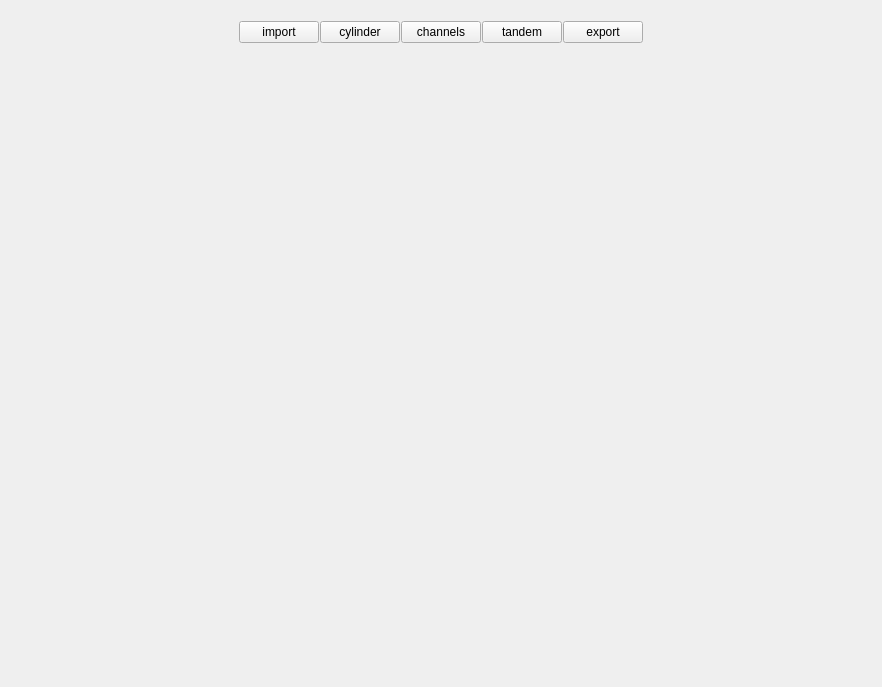
<?xml version="1.0" encoding="UTF-8"?>
<ui version="4.0">
 <class>MainWindow</class>
 <widget class="QMainWindow" name="MainWindow">
  <property name="geometry">
   <rect>
    <x>0</x>
    <y>0</y>
    <width>882</width>
    <height>687</height>
   </rect>
  </property>
  <property name="windowTitle">
   <string>brachify</string>
  </property>
  <widget class="QWidget" name="centralwidget">
   <layout class="QVBoxLayout" name="verticalLayout_5">
    <property name="leftMargin">
     <number>0</number>
    </property>
    <property name="topMargin">
     <number>0</number>
    </property>
    <property name="rightMargin">
     <number>0</number>
    </property>
    <property name="bottomMargin">
     <number>0</number>
    </property>
    <item>
     <widget class="QWidget" name="top_menu_bar" native="true">
      <property name="minimumSize">
       <size>
        <width>0</width>
        <height>64</height>
       </size>
      </property>
      <property name="maximumSize">
       <size>
        <width>16777215</width>
        <height>64</height>
       </size>
      </property>
      <layout class="QHBoxLayout" name="horizontalLayout">
       <property name="spacing">
        <number>1</number>
       </property>
       <property name="leftMargin">
        <number>0</number>
       </property>
       <property name="topMargin">
        <number>0</number>
       </property>
       <property name="rightMargin">
        <number>0</number>
       </property>
       <property name="bottomMargin">
        <number>0</number>
       </property>
       <item>
        <spacer name="horizontalSpacer">
         <property name="orientation">
          <enum>Qt::Horizontal</enum>
         </property>
         <property name="sizeHint" stdset="0">
          <size>
           <width>40</width>
           <height>20</height>
          </size>
         </property>
        </spacer>
       </item>
       <item>
        <widget class="QPushButton" name="btn_import_view">
         <property name="minimumSize">
          <size>
           <width>80</width>
           <height>0</height>
          </size>
         </property>
         <property name="maximumSize">
          <size>
           <width>80</width>
           <height>16777215</height>
          </size>
         </property>
         <property name="text">
          <string>import</string>
         </property>
        </widget>
       </item>
       <item>
        <widget class="QPushButton" name="btn_cylinder_view">
         <property name="text">
          <string>cylinder</string>
         </property>
        </widget>
       </item>
       <item>
        <widget class="QPushButton" name="btn_channels_view">
         <property name="minimumSize">
          <size>
           <width>80</width>
           <height>0</height>
          </size>
         </property>
         <property name="maximumSize">
          <size>
           <width>80</width>
           <height>16777215</height>
          </size>
         </property>
         <property name="text">
          <string>channels</string>
         </property>
        </widget>
       </item>
       <item>
        <widget class="QPushButton" name="btn_tandem_view">
         <property name="text">
          <string>tandem</string>
         </property>
        </widget>
       </item>
       <item>
        <widget class="QPushButton" name="btn_export_view">
         <property name="text">
          <string>export</string>
         </property>
        </widget>
       </item>
       <item>
        <spacer name="horizontalSpacer_2">
         <property name="orientation">
          <enum>Qt::Horizontal</enum>
         </property>
         <property name="sizeHint" stdset="0">
          <size>
           <width>40</width>
           <height>20</height>
          </size>
         </property>
        </spacer>
       </item>
      </layout>
     </widget>
    </item>
    <item>
     <widget class="QWidget" name="bodywidget" native="true">
      <layout class="QHBoxLayout" name="horizontalLayout_2">
       <property name="spacing">
        <number>0</number>
       </property>
       <property name="leftMargin">
        <number>0</number>
       </property>
       <property name="topMargin">
        <number>0</number>
       </property>
       <property name="rightMargin">
        <number>0</number>
       </property>
       <property name="bottomMargin">
        <number>0</number>
       </property>
       <item>
        <widget class="QWidget" name="left_menu_bar" native="true">
         <property name="minimumSize">
          <size>
           <width>250</width>
           <height>0</height>
          </size>
         </property>
         <property name="maximumSize">
          <size>
           <width>260</width>
           <height>16777215</height>
          </size>
         </property>
         <layout class="QVBoxLayout" name="verticalLayout_2">
          <property name="leftMargin">
           <number>0</number>
          </property>
          <property name="topMargin">
           <number>0</number>
          </property>
          <property name="rightMargin">
           <number>0</number>
          </property>
          <property name="bottomMargin">
           <number>0</number>
          </property>
          <item>
           <widget class="QStackedWidget" name="viewswidget">
            <property name="currentIndex">
             <number>0</number>
            </property>
            <widget class="QWidget" name="page_import">
             <layout class="QVBoxLayout" name="verticalLayout_7">
              <property name="spacing">
               <number>0</number>
              </property>
              <property name="leftMargin">
               <number>4</number>
              </property>
              <property name="topMargin">
               <number>4</number>
              </property>
              <property name="rightMargin">
               <number>4</number>
              </property>
              <property name="bottomMargin">
               <number>4</number>
              </property>
             </layout>
            </widget>
            <widget class="QWidget" name="page_cylinder">
             <layout class="QVBoxLayout" name="verticalLayout">
              <property name="leftMargin">
               <number>4</number>
              </property>
              <property name="topMargin">
               <number>4</number>
              </property>
              <property name="rightMargin">
               <number>4</number>
              </property>
              <property name="bottomMargin">
               <number>4</number>
              </property>
             </layout>
            </widget>
            <widget class="QWidget" name="page_channels">
             <layout class="QVBoxLayout" name="verticalLayout_3">
              <property name="leftMargin">
               <number>0</number>
              </property>
              <property name="topMargin">
               <number>0</number>
              </property>
              <property name="rightMargin">
               <number>0</number>
              </property>
              <property name="bottomMargin">
               <number>0</number>
              </property>
             </layout>
            </widget>
            <widget class="QWidget" name="page_tandem">
             <layout class="QVBoxLayout" name="verticalLayout_4">
              <property name="leftMargin">
               <number>0</number>
              </property>
              <property name="topMargin">
               <number>0</number>
              </property>
              <property name="rightMargin">
               <number>0</number>
              </property>
              <property name="bottomMargin">
               <number>0</number>
              </property>
             </layout>
            </widget>
            <widget class="QWidget" name="page_export">
             <layout class="QVBoxLayout" name="verticalLayout_8">
              <property name="leftMargin">
               <number>0</number>
              </property>
              <property name="topMargin">
               <number>0</number>
              </property>
              <property name="rightMargin">
               <number>0</number>
              </property>
              <property name="bottomMargin">
               <number>0</number>
              </property>
             </layout>
            </widget>
           </widget>
          </item>
         </layout>
        </widget>
       </item>
       <item>
        <widget class="QWidget" name="display_view_widget" native="true">
         <property name="minimumSize">
          <size>
           <width>600</width>
           <height>540</height>
          </size>
         </property>
         <layout class="QGridLayout" name="gridLayout">
          <property name="leftMargin">
           <number>0</number>
          </property>
          <property name="topMargin">
           <number>0</number>
          </property>
          <property name="rightMargin">
           <number>0</number>
          </property>
          <property name="bottomMargin">
           <number>0</number>
          </property>
         </layout>
        </widget>
       </item>
      </layout>
     </widget>
    </item>
   </layout>
  </widget>
 </widget>
 <resources/>
 <connections/>
</ui>
